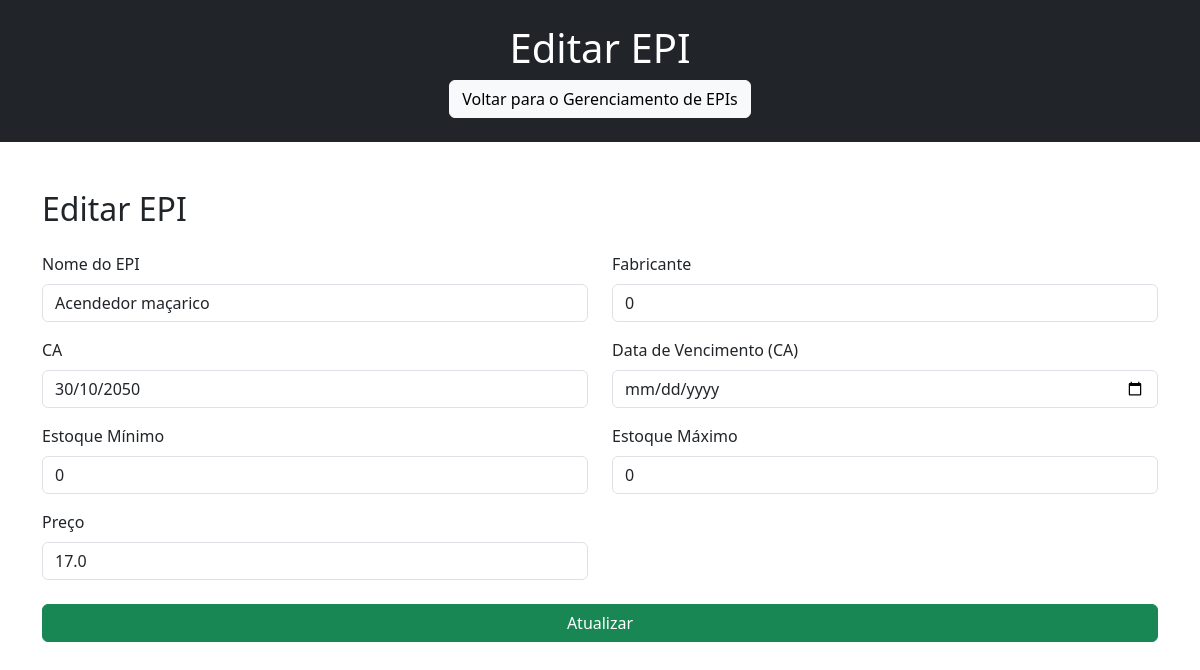
The page /editar_epi/1 on the database its author committed.
### tables this page shows
CREATE TABLE epis (
                            id INTEGER PRIMARY KEY AUTOINCREMENT,
                            nome TEXT NOT NULL,
                            ca TEXT NOT NULL,
                            vencimento DATE NOT NULL,
                            estoque_min INTEGER NOT NULL,
                            estoque_max INTEGER NOT NULL,
                            estoque_atual INTEGER NOT NULL DEFAULT 0,
                            preco REAL NOT NULL,
                            fabricante TEXT);

### app.py (the view, shortened to what this page needs)
@app.route('/editar_epi/<int:id>', methods=["GET", "POST"])
def editar_epi(id):
    with connect_db() as conn:
        cursor = conn.cursor()
        cursor.execute('''SELECT * FROM epis WHERE id = ?''', (id,))
        epi = cursor.fetchone()
    return render_template('editar_epi.html', epi=epi)

### app.py (called while the page is built)
def connect_db():
    return sqlite3.connect('empresa.db')

### templates/editar_epi.html (shortened to what this page needs)
<!DOCTYPE html>
<html lang="pt-br">
<head>
    <link href="https://cdn.jsdelivr.net/npm/bootstrap@5.3.0-alpha1/dist/css/bootstrap.min.css" rel="stylesheet">
</head>
<body>
<header class="bg-dark text-white text-center py-4">
    <h1>Editar EPI</h1>
    <a class="btn btn-light" href="{{ url_for('epis') }}">Voltar para o Gerenciamento de EPIs</a>
</header>
<main class="container mt-5">
    <h2 class="mb-4">Editar EPI</h2>
    <form action="{{ url_for('editar_epi', id=epi[0]) }}" method="POST">
        <div class="row">
            <div class="col-md-6">
                <label for="nome_epi" class="form-label">Nome do EPI</label>
                <input type="text" name="nome_epi" class="form-control" id="nome_epi" value="{{ epi[1] }}" required>
            </div>
            <div class="col-md-6">
                <label for="fabricante" class="form-label">Fabricante</label>
                <input type="text" name="fabricante" class="form-control" id="fabricante" value="{{ epi[2] }}" required>
            </div>
        </div>
        <div class="row mt-3">
            <div class="col-md-6">
                <label for="ca" class="form-label">CA</label>
                <input type="text" name="ca" class="form-control" id="ca" value="{{ epi[3] }}" required>
            </div>
            <div class="col-md-6">
                <label for="vencimento" class="form-label">Data de Vencimento (CA)</label>
                <input type="date" name="vencimento" class="form-control" id="vencimento" value="{{ epi[4] }}" required>
            </div>
        </div>
        <div class="row mt-3">
            <div class="col-md-6">
                <label for="estoque_min" class="form-label">Estoque Mínimo</label>
                <input type="number" name="estoque_min" class="form-control" id="estoque_min" value="{{ epi[5] }}" required>
            </div>
            <div class="col-md-6">
                <label for="estoque_max" class="form-label">Estoque Máximo</label>
                <input type="number" name="estoque_max" class="form-control" id="estoque_max" value="{{ epi[6] }}" required>
            </div>
        </div>
        <div class="row mt-3">
            <div class="col-md-6">
                <label for="preco" class="form-label">Preço</label>
                <input type="number" step="0.01" name="preco" class="form-control" id="preco" value="{{ epi[7] }}" required>
            </div>
        </div>
        <button type="submit" class="btn btn-success w-100 mt-4">Atualizar</button>
    </form>
</main>
</body>
</html>

### rows shown on the page
epis: nome_epi "Acendedor maçarico", fabricante "0", ca "30/10/2050", estoque_min "0", estoque_max "0", preco "17.0"
